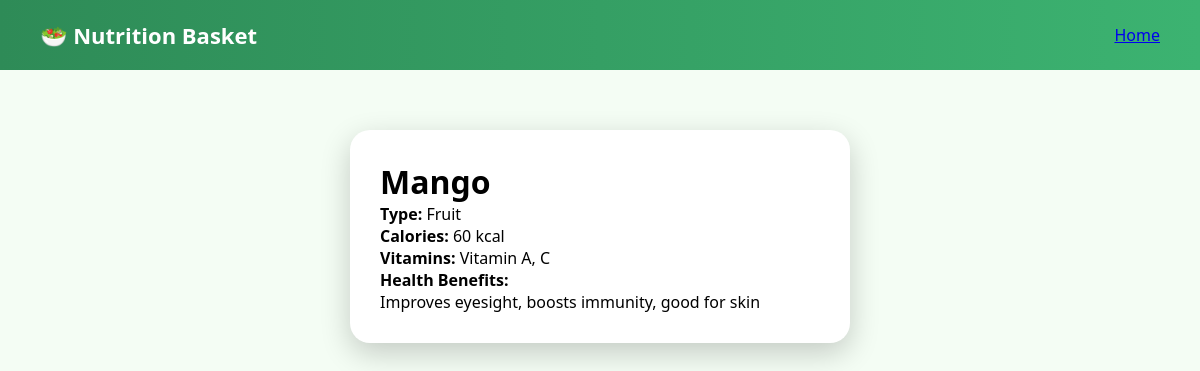
The app's page /item/8 (signed in) with its own data.
### tables this page shows
CREATE TABLE items(
        id INTEGER PRIMARY KEY AUTOINCREMENT,
        name TEXT,
        type TEXT,
        calories TEXT,
        vitamins TEXT,
        benefits TEXT
    , image TEXT, price INTEGER);

### app.py (the view)
@app.route("/item/<int:item_id>")
def item_detail(item_id):
    if "user" not in session:
        return redirect("/login")
    db = get_db()
    cur = db.cursor()
    cur.execute("SELECT * FROM items WHERE id=?", (item_id,))
    item = cur.fetchone()
    return render_template("detail.html", item=item)

### app.py (called while the page is built)
def get_db():
    return sqlite3.connect("nutrition.db")

### templates/detail.html (shortened to what this page needs)
<!DOCTYPE html>
<html>
<head>
  <link rel="stylesheet" href="/static/style.css">
</head>
<body>
<div class="navbar">
  <div class="logo">🥗 Nutrition Basket</div>
  <a href="/dashboard">Home</a>
</div>
<div class="detail-card">
  <h1>{{ item[1] }}</h1>
  <p><strong>Type:</strong> {{ item[2] }}</p>
  <p><strong>Calories:</strong> {{ item[3] }}</p>
  <p><strong>Vitamins:</strong> {{ item[4] }}</p>
  <p><strong>Health Benefits:</strong><br>{{ item[5] }}</p>
</div>
</body>
</html>

### static/style.css (style rules this page uses)
* { margin: 0; padding: 0; box-sizing: border-box; font-family: 'Segoe UI', sans-serif; }
body { background: #f4fdf4; }
.navbar { height: 70px; padding: 0 40px; display: flex; justify-content: space-between; align-items: center; background: linear-gradient(90deg, #2e8b57, #3cb371); color: white; }
.logo { font-size: 22px; font-weight: bold; }
.detail-card { max-width: 500px; margin: 60px auto; background: white; padding: 30px; border-radius: 20px; box-shadow: 0 10px 30px rgba(0,0,0,0.2); }

### records on screen
items: name "Mango", type "Fruit", calories "60 kcal", vitamins "Vitamin A, C", benefits "Improves eyesight, boosts immunity, good for skin"
